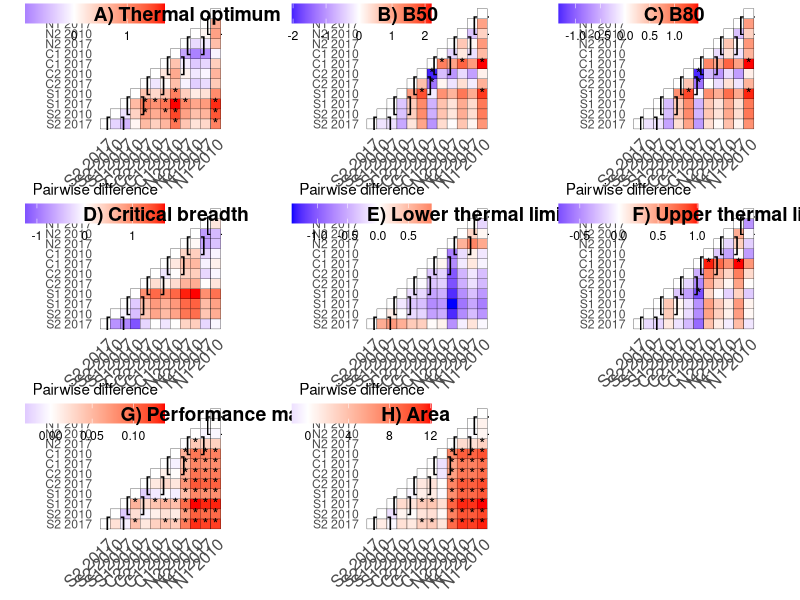

R code for this plot:

#### PROJECT: Mimulus cardinalis TPC project
#### PURPOSE: Plot pairwise comparisons of TPC parameters 
####          between 12 M. cardinalis groups.
#### AUTHOR: Rachel Wooliver
#### DATE LAST MODIFIED: 2020-05-12 by rcw


# The pairwise comparison datasets that we will read in have values representing posterior  
# averages of the column group minus the row group. * denotes probability of one group 
# having a smaller parameter value than another is less than 0.025 or greater than 0.975, 
# and ** denotes probability of one group having a smaller parameter value than anoter is 
# less than 0.01 or greater than 0.99  



###########################
# load packages
###########################
library(reshape2)
library(ggplot2)




# create a matrix the same size as each pairwise comparison table, but containing 
# 0's for comparisons nonessential for hypothesis testing and 1's for comparisons 
# essential for hypothesis testing
boxes <- matrix(0, nrow=12, ncol=12)
boxes[1,2] <- 1
boxes[3,4] <- 1
boxes[5,6] <- 1
boxes[7,8] <- 1
boxes[9,10] <- 1
boxes[11,12] <- 1
get_upper_tri <- function(cormat){
  cormat[lower.tri(cormat)]<- NA
  return(cormat)
}
upper_tri_boxes <- get_upper_tri(boxes)
melted_cormat_boxes <- melt(upper_tri_boxes, na.rm = TRUE)
melted_cormat_boxes$value[which(melted_cormat_boxes$value==0)] <- NA
melted_cormat_boxes$value[which(melted_cormat_boxes$value==1)] <- "[  ]"




##### 
##### thermal optima (same results with raw and back-transformed values):
##### 

# read in data and order N1 2010, N1 2017, N2 2010, N2 2017, C1 2010... S2 2010, S2 2017
dat <- read.csv("Analysis output/pairwise_tables_groups_av_zinf/maximaBT_pairwise_newthresh.csv", 
                row.names=1)[c(1,7,2,8,3,9,4,10,5,11,6,12),c(1,7,2,8,3,9,4,10,5,11,6,12)] 
colnames(dat) <- c("N1 2010", "N1 2017", "N2 2010", "N2 2017",
                   "C1 2010", "C1 2017", "C2 2010", "C2 2017",
                   "S1 2010", "S1 2017", "S2 2010", "S2 2017")
rownames(dat) <- c("N1 2010", "N1 2017", "N2 2010", "N2 2017",
                   "C1 2010", "C1 2017", "C2 2010", "C2 2017",
                   "S1 2010", "S1 2017", "S2 2010", "S2 2017")
dat <- dat[12:1,12:1]



# create a matrix the same size as the pairwise comparison table, but containing 
# 0's for non-significant comparisons and 1's for significant comparisons
aster <- matrix(NA, nrow=12, ncol=12)
for(i in 1:dim(aster)[1]){
  vals <- dat[,i]
  for(j in 1:dim(aster)[1]){
    val <- as.numeric(as.character(vals[j]))
    if(is.na(val)==FALSE){aster[j,i] <- 0} else{aster[j,i] <- 1}
  }
}



# create a matrix the same size as the pairwise comparison table, but containing 
# numeric values (no asterisks)
nums <- matrix(NA, nrow=12, ncol=12)
for(i in 1:dim(nums)[1]){
  nums[,i] <- as.numeric(stringr::str_remove_all(as.character(dat[,i]), "[*]")) * (-1)
}
rownames(nums) <- rownames(dat)
colnames(nums) <- colnames(dat)



# plot heatmap with asterisks for significant comparisons
# datasets: aster (0=nonsignif/1=signif matrix), and nums (values of dat without asterisks)
# http://www.sthda.com/english/wiki/ggplot2-quick-correlation-matrix-heatmap-r-software-and-data-visualization

# Get upper triangle of the correlation matrix
get_upper_tri <- function(cormat){
  cormat[lower.tri(cormat)]<- NA
  return(cormat)
}

upper_tri <- get_upper_tri(nums)

# Melt the correlation matrix
melted_cormat <- melt(upper_tri, na.rm = TRUE)

# Now print asterisks onto heatmap. First get the melted upper triangle of aster
upper_tri_aster <- get_upper_tri(aster)
melted_cormat_aster <- melt(upper_tri_aster, na.rm = TRUE)
melted_cormat_aster$value[which(melted_cormat_aster$value==0)] <- NA
melted_cormat_aster$value[which(melted_cormat_aster$value==1)] <- "*"
melted_cormat$aster <- melted_cormat_aster$value

# put boxes into melted_cormat
melted_cormat$boxes <- melted_cormat_boxes$value


# Set limits of values
limits <- c(min(melted_cormat$value),max(melted_cormat$value))

# Heatmap, where red means y group is greater than x group
ggheatmapTopt <- ggplot(data = melted_cormat, aes(Var2, Var1, fill = value))+
  geom_tile(color = "black")+
  scale_fill_gradient2(low = "blue", high = "red", mid = "white", 
                       midpoint = 0, limit = c(limits), 
                       space = "Lab", 
                       name="Pairwise difference") +
  theme_minimal()+ 
  theme(axis.text.x = element_text(angle = 45, vjust = 1, 
                                   size = 12, hjust = 1))+
  coord_fixed()+
  geom_text(aes(Var2, Var1, label=aster), color = "black", shape=8) +
  geom_text(aes(Var2, Var1, label=boxes), color = "black", size=5) +
  theme(
    axis.title.x = element_blank(),
    axis.title.y = element_blank(),
    panel.grid.major = element_blank(),
    panel.border = element_blank(),
    panel.background = element_blank(),
    axis.ticks = element_blank(),
    legend.justification = c(1, 0),
    legend.position = c(0.6, 0.65),
    legend.direction = "horizontal")+
  guides(fill = guide_colorbar(barwidth = 7, barheight = 1,
                               title.position = "top", title.hjust = 0.5))







##### 
##### x_min:
##### 

dat <- read.csv("Analysis output/pairwise_tables_groups_av_zinf/x_minBT_pairwise_newthresh.csv", 
                row.names=1)[c(1,7,2,8,3,9,4,10,5,11,6,12),c(1,7,2,8,3,9,4,10,5,11,6,12)] 
colnames(dat) <- c("N1 2010", "N1 2017", "N2 2010", "N2 2017",
                   "C1 2010", "C1 2017", "C2 2010", "C2 2017",
                   "S1 2010", "S1 2017", "S2 2010", "S2 2017")
rownames(dat) <- c("N1 2010", "N1 2017", "N2 2010", "N2 2017",
                   "C1 2010", "C1 2017", "C2 2010", "C2 2017",
                   "S1 2010", "S1 2017", "S2 2010", "S2 2017")
dat <- dat[12:1,12:1]

# create a matrix the same size as the pairwise comparison table, but containing 
# 0's for non-significant comparisons and 1's for significant comparisons
aster <- matrix(NA, nrow=12, ncol=12)
for(i in 1:dim(aster)[1]){
  vals <- dat[,i]
  for(j in 1:dim(aster)[1]){
    val <- as.numeric(as.character(vals[j]))
    if(is.na(val)==FALSE){aster[j,i] <- 0} else{aster[j,i] <- 1}
  }
}

# create a matrix the same size as the pairwise comparison table, but containing 
# numeric values (no asterisks)
nums <- matrix(NA, nrow=12, ncol=12)
for(i in 1:dim(nums)[1]){
  nums[,i] <- as.numeric(stringr::str_remove_all(as.character(dat[,i]), "[*]")) * (-1)
}
rownames(nums) <- rownames(dat)
colnames(nums) <- colnames(dat)



# plot heatmap with asterisks for significant comparisons
# datasets: aster (0=nonsignif/1=signif matrix), and nums (values of dat without asterisks)
# http://www.sthda.com/english/wiki/ggplot2-quick-correlation-matrix-heatmap-r-software-and-data-visualization

# Get upper triangle of the correlation matrix
get_upper_tri <- function(cormat){
  cormat[lower.tri(cormat)]<- NA
  return(cormat)
}

upper_tri <- get_upper_tri(nums)

# Melt the correlation matrix
melted_cormat <- melt(upper_tri, na.rm = TRUE)

# Now print asterisks onto heatmap. First get the melted upper triangle of aster
upper_tri_aster <- get_upper_tri(aster)
melted_cormat_aster <- melt(upper_tri_aster, na.rm = TRUE)
melted_cormat_aster$value[which(melted_cormat_aster$value==0)] <- NA
melted_cormat_aster$value[which(melted_cormat_aster$value==1)] <- "*"
melted_cormat$aster <- melted_cormat_aster$value

# put boxes into melted_cormat
melted_cormat$boxes <- melted_cormat_boxes$value

# Set limits of values
limits <- c(min(melted_cormat$value),max(melted_cormat$value))

# Heatmap, where red means y group is greater than x group
ggheatmapXmin <- ggplot(data = melted_cormat, aes(Var2, Var1, fill = value))+
  geom_tile(color = "black")+
  scale_fill_gradient2(low = "blue", high = "red", mid = "white", 
                       midpoint = 0, limit = c(limits), 
                       space = "Lab", 
                       name="Pairwise difference") +
  theme_minimal()+ 
  theme(axis.text.x = element_text(angle = 45, vjust = 1, 
                                   size = 12, hjust = 1))+
  coord_fixed()+
  geom_text(aes(Var2, Var1, label=aster), color = "black", shape=8) +
  geom_text(aes(Var2, Var1, label=boxes), color = "black", size=5) +
  theme(
    axis.title.x = element_blank(),
    axis.title.y = element_blank(),
    panel.grid.major = element_blank(),
    panel.border = element_blank(),
    panel.background = element_blank(),
    axis.ticks = element_blank(),
    legend.justification = c(1, 0),
    legend.position = c(0.6, 0.65),
    legend.direction = "horizontal")+
  guides(fill = guide_colorbar(barwidth = 7, barheight = 1,
                               title.position = "top", title.hjust = 0.5))







##### 
##### x_max:
##### 

dat <- read.csv("Analysis output/pairwise_tables_groups_av_zinf/x_maxBT_pairwise_newthresh.csv", 
                row.names=1)[c(1,7,2,8,3,9,4,10,5,11,6,12),c(1,7,2,8,3,9,4,10,5,11,6,12)] 
colnames(dat) <- c("N1 2010", "N1 2017", "N2 2010", "N2 2017",
                   "C1 2010", "C1 2017", "C2 2010", "C2 2017",
                   "S1 2010", "S1 2017", "S2 2010", "S2 2017")
rownames(dat) <- c("N1 2010", "N1 2017", "N2 2010", "N2 2017",
                   "C1 2010", "C1 2017", "C2 2010", "C2 2017",
                   "S1 2010", "S1 2017", "S2 2010", "S2 2017")
dat <- dat[12:1,12:1]

# create a matrix the same size as the pairwise comparison table, but containing 
# 0's for non-significant comparisons and 1's for significant comparisons
aster <- matrix(NA, nrow=12, ncol=12)
for(i in 1:dim(aster)[1]){
  vals <- dat[,i]
  for(j in 1:dim(aster)[1]){
    val <- as.numeric(as.character(vals[j]))
    if(is.na(val)==FALSE){aster[j,i] <- 0} else{aster[j,i] <- 1}
  }
}

# create a matrix the same size as the pairwise comparison table, but containing 
# numeric values (no asterisks)
nums <- matrix(NA, nrow=12, ncol=12)
for(i in 1:dim(nums)[1]){
  nums[,i] <- as.numeric(stringr::str_remove_all(as.character(dat[,i]), "[*]")) * (-1)
}
rownames(nums) <- rownames(dat)
colnames(nums) <- colnames(dat)



# plot heatmap with asterisks for significant comparisons
# datasets: aster (0=nonsignif/1=signif matrix), and nums (values of dat without asterisks)
# http://www.sthda.com/english/wiki/ggplot2-quick-correlation-matrix-heatmap-r-software-and-data-visualization

# Get upper triangle of the correlation matrix
get_upper_tri <- function(cormat){
  cormat[lower.tri(cormat)]<- NA
  return(cormat)
}

upper_tri <- get_upper_tri(nums)

# Melt the correlation matrix
melted_cormat <- melt(upper_tri, na.rm = TRUE)

# Now print asterisks onto heatmap. First get the melted upper triangle of aster
upper_tri_aster <- get_upper_tri(aster)
melted_cormat_aster <- melt(upper_tri_aster, na.rm = TRUE)
melted_cormat_aster$value[which(melted_cormat_aster$value==0)] <- NA
melted_cormat_aster$value[which(melted_cormat_aster$value==1)] <- "*"
melted_cormat$aster <- melted_cormat_aster$value

# put boxes into melted_cormat
melted_cormat$boxes <- melted_cormat_boxes$value

# Set limits of values
limits <- c(min(melted_cormat$value),max(melted_cormat$value))

# Heatmap, where red means y group is greater than x group
ggheatmapXmax <- ggplot(data = melted_cormat, aes(Var2, Var1, fill = value))+
  geom_tile(color = "black")+
  scale_fill_gradient2(low = "blue", high = "red", mid = "white", 
                       midpoint = 0, limit = c(limits), 
                       space = "Lab", 
                       name="Pairwise difference") +
  theme_minimal()+ 
  theme(axis.text.x = element_text(angle = 45, vjust = 1, 
                                   size = 12, hjust = 1))+
  coord_fixed()+
  geom_text(aes(Var2, Var1, label=aster), color = "black", shape=8) +
  geom_text(aes(Var2, Var1, label=boxes), color = "black", size=5) +
  theme(
    axis.title.x = element_blank(),
    axis.title.y = element_blank(),
    panel.grid.major = element_blank(),
    panel.border = element_blank(),
    panel.background = element_blank(),
    axis.ticks = element_blank(),
    legend.justification = c(1, 0),
    legend.position = c(0.6, 0.65),
    legend.direction = "horizontal")+
  guides(fill = guide_colorbar(barwidth = 7, barheight = 1,
                               title.position = "top", title.hjust = 0.5))














##### 
##### breadth (B50):
##### 

dat <- read.csv("Analysis output/pairwise_tables_groups_av_zinf/B50_pairwise_newthresh.csv", 
                row.names=1)[c(1,7,2,8,3,9,4,10,5,11,6,12),c(1,7,2,8,3,9,4,10,5,11,6,12)] 
colnames(dat) <- c("N1 2010", "N1 2017", "N2 2010", "N2 2017",
                   "C1 2010", "C1 2017", "C2 2010", "C2 2017",
                   "S1 2010", "S1 2017", "S2 2010", "S2 2017")
rownames(dat) <- c("N1 2010", "N1 2017", "N2 2010", "N2 2017",
                   "C1 2010", "C1 2017", "C2 2010", "C2 2017",
                   "S1 2010", "S1 2017", "S2 2010", "S2 2017")
dat <- dat[12:1,12:1]

# create a matrix the same size as the pairwise comparison table, but containing 
# 0's for non-significant comparisons and 1's for significant comparisons
aster <- matrix(NA, nrow=12, ncol=12)
for(i in 1:dim(aster)[1]){
  vals <- dat[,i]
  for(j in 1:dim(aster)[1]){
    val <- as.numeric(as.character(vals[j]))
    if(is.na(val)==FALSE){aster[j,i] <- 0} else{aster[j,i] <- 1}
  }
}

# create a matrix the same size as the pairwise comparison table, but containing 
# numeric values (no asterisks)
nums <- matrix(NA, nrow=12, ncol=12)
for(i in 1:dim(nums)[1]){
  nums[,i] <- as.numeric(stringr::str_remove_all(as.character(dat[,i]), "[*]")) * (-1)
}
rownames(nums) <- rownames(dat)
colnames(nums) <- colnames(dat)



# plot heatmap with asterisks for significant comparisons
# datasets: aster (0=nonsignif/1=signif matrix), and nums (values of dat without asterisks)
# http://www.sthda.com/english/wiki/ggplot2-quick-correlation-matrix-heatmap-r-software-and-data-visualization

# Get upper triangle of the correlation matrix
get_upper_tri <- function(cormat){
  cormat[lower.tri(cormat)]<- NA
  return(cormat)
}

upper_tri <- get_upper_tri(nums)

# Melt the correlation matrix
melted_cormat <- melt(upper_tri, na.rm = TRUE)

# Now print asterisks onto heatmap. First get the melted upper triangle of aster
upper_tri_aster <- get_upper_tri(aster)
melted_cormat_aster <- melt(upper_tri_aster, na.rm = TRUE)
melted_cormat_aster$value[which(melted_cormat_aster$value==0)] <- NA
melted_cormat_aster$value[which(melted_cormat_aster$value==1)] <- "*"
melted_cormat$aster <- melted_cormat_aster$value

# put boxes into melted_cormat
melted_cormat$boxes <- melted_cormat_boxes$value

# Set limits of values
limits <- c(min(melted_cormat$value),max(melted_cormat$value))

# Heatmap, where red means y group is greater than x group
ggheatmapB50 <- ggplot(data = melted_cormat, aes(Var2, Var1, fill = value))+
  geom_tile(color = "black")+
  scale_fill_gradient2(low = "blue", high = "red", mid = "white", 
                       midpoint = 0, limit = c(limits), 
                       space = "Lab", 
                       name="Pairwise difference") +
  theme_minimal()+ 
  theme(axis.text.x = element_text(angle = 45, vjust = 1, 
                                   size = 12, hjust = 1))+
  coord_fixed()+
  geom_text(aes(Var2, Var1, label=aster), color = "black", shape=8) +
  geom_text(aes(Var2, Var1, label=boxes), color = "black", size=5) +
  theme(
    axis.title.x = element_blank(),
    axis.title.y = element_blank(),
    panel.grid.major = element_blank(),
    panel.border = element_blank(),
    panel.background = element_blank(),
    axis.ticks = element_blank(),
    legend.justification = c(1, 0),
    legend.position = c(0.6, 0.65),
    legend.direction = "horizontal")+
  guides(fill = guide_colorbar(barwidth = 7, barheight = 1,
                               title.position = "top", title.hjust = 0.5))












##### 
##### breadth (B80):
##### 

dat <- read.csv("Analysis output/pairwise_tables_groups_av_zinf/B80_pairwise_newthresh.csv", 
                row.names=1)[c(1,7,2,8,3,9,4,10,5,11,6,12),c(1,7,2,8,3,9,4,10,5,11,6,12)] 
colnames(dat) <- c("N1 2010", "N1 2017", "N2 2010", "N2 2017",
                   "C1 2010", "C1 2017", "C2 2010", "C2 2017",
                   "S1 2010", "S1 2017", "S2 2010", "S2 2017")
rownames(dat) <- c("N1 2010", "N1 2017", "N2 2010", "N2 2017",
                   "C1 2010", "C1 2017", "C2 2010", "C2 2017",
                   "S1 2010", "S1 2017", "S2 2010", "S2 2017")
dat <- dat[12:1,12:1]

# create a matrix the same size as the pairwise comparison table, but containing 
# 0's for non-significant comparisons and 1's for significant comparisons
aster <- matrix(NA, nrow=12, ncol=12)
for(i in 1:dim(aster)[1]){
  vals <- dat[,i]
  for(j in 1:dim(aster)[1]){
    val <- as.numeric(as.character(vals[j]))
    if(is.na(val)==FALSE){aster[j,i] <- 0} else{aster[j,i] <- 1}
  }
}

# create a matrix the same size as the pairwise comparison table, but containing 
# numeric values (no asterisks)
nums <- matrix(NA, nrow=12, ncol=12)
for(i in 1:dim(nums)[1]){
  nums[,i] <- as.numeric(stringr::str_remove_all(as.character(dat[,i]), "[*]")) * (-1)
}
rownames(nums) <- rownames(dat)
colnames(nums) <- colnames(dat)



# plot heatmap with asterisks for significant comparisons
# datasets: aster (0=nonsignif/1=signif matrix), and nums (values of dat without asterisks)
# http://www.sthda.com/english/wiki/ggplot2-quick-correlation-matrix-heatmap-r-software-and-data-visualization

# Get upper triangle of the correlation matrix
get_upper_tri <- function(cormat){
  cormat[lower.tri(cormat)]<- NA
  return(cormat)
}

upper_tri <- get_upper_tri(nums)

# Melt the correlation matrix
melted_cormat <- melt(upper_tri, na.rm = TRUE)

# Now print asterisks onto heatmap. First get the melted upper triangle of aster
upper_tri_aster <- get_upper_tri(aster)
melted_cormat_aster <- melt(upper_tri_aster, na.rm = TRUE)
melted_cormat_aster$value[which(melted_cormat_aster$value==0)] <- NA
melted_cormat_aster$value[which(melted_cormat_aster$value==1)] <- "*"
melted_cormat$aster <- melted_cormat_aster$value

# put boxes into melted_cormat
melted_cormat$boxes <- melted_cormat_boxes$value

# Set limits of values
limits <- c(min(melted_cormat$value),max(melted_cormat$value))

# Heatmap, where red means y group is greater than x group
ggheatmapB80 <- ggplot(data = melted_cormat, aes(Var2, Var1, fill = value))+
  geom_tile(color = "black")+
  scale_fill_gradient2(low = "blue", high = "red", mid = "white", 
                       midpoint = 0, limit = c(limits), 
                       space = "Lab", 
                       name="Pairwise difference") +
  theme_minimal()+ 
  theme(axis.text.x = element_text(angle = 45, vjust = 1, 
                                   size = 12, hjust = 1))+
  coord_fixed()+
  geom_text(aes(Var2, Var1, label=aster), color = "black", shape=8) +
  geom_text(aes(Var2, Var1, label=boxes), color = "black", size=5) +
  theme(
    axis.title.x = element_blank(),
    axis.title.y = element_blank(),
    panel.grid.major = element_blank(),
    panel.border = element_blank(),
    panel.background = element_blank(),
    axis.ticks = element_blank(),
    legend.justification = c(1, 0),
    legend.position = c(0.6, 0.65),
    legend.direction = "horizontal")+
  guides(fill = guide_colorbar(barwidth = 7, barheight = 1,
                               title.position = "top", title.hjust = 0.5))







##### 
##### performance maximum:
##### 

dat <- read.csv("Analysis output/pairwise_tables_groups_av_zinf/max_RGR_pairwise_newthresh.csv", 
                row.names=1)[c(1,7,2,8,3,9,4,10,5,11,6,12),c(1,7,2,8,3,9,4,10,5,11,6,12)] 
colnames(dat) <- c("N1 2010", "N1 2017", "N2 2010", "N2 2017",
                   "C1 2010", "C1 2017", "C2 2010", "C2 2017",
                   "S1 2010", "S1 2017", "S2 2010", "S2 2017")
rownames(dat) <- c("N1 2010", "N1 2017", "N2 2010", "N2 2017",
                   "C1 2010", "C1 2017", "C2 2010", "C2 2017",
                   "S1 2010", "S1 2017", "S2 2010", "S2 2017")
dat <- dat[12:1,12:1]

# create a matrix the same size as the pairwise comparison table, but containing 
# 0's for non-significant comparisons and 1's for significant comparisons
aster <- matrix(NA, nrow=12, ncol=12)
for(i in 1:dim(aster)[1]){
  vals <- dat[,i]
  for(j in 1:dim(aster)[1]){
    val <- as.numeric(as.character(vals[j]))
    if(is.na(val)==FALSE){aster[j,i] <- 0} else{aster[j,i] <- 1}
  }
}

# create a matrix the same size as the pairwise comparison table, but containing 
# numeric values (no asterisks)
nums <- matrix(NA, nrow=12, ncol=12)
for(i in 1:dim(nums)[1]){
  nums[,i] <- as.numeric(stringr::str_remove_all(as.character(dat[,i]), "[*]")) * (-1)
}
rownames(nums) <- rownames(dat)
colnames(nums) <- colnames(dat)



# plot heatmap with asterisks for significant comparisons
# datasets: aster (0=nonsignif/1=signif matrix), and nums (values of dat without asterisks)
# http://www.sthda.com/english/wiki/ggplot2-quick-correlation-matrix-heatmap-r-software-and-data-visualization

# Get upper triangle of the correlation matrix
get_upper_tri <- function(cormat){
  cormat[lower.tri(cormat)]<- NA
  return(cormat)
}

upper_tri <- get_upper_tri(nums)

# Melt the correlation matrix
melted_cormat <- melt(upper_tri, na.rm = TRUE)

# Now print asterisks onto heatmap. First get the melted upper triangle of aster
upper_tri_aster <- get_upper_tri(aster)
melted_cormat_aster <- melt(upper_tri_aster, na.rm = TRUE)
melted_cormat_aster$value[which(melted_cormat_aster$value==0)] <- NA
melted_cormat_aster$value[which(melted_cormat_aster$value==1)] <- "*"
melted_cormat$aster <- melted_cormat_aster$value

# put boxes into melted_cormat
melted_cormat$boxes <- melted_cormat_boxes$value

# Set limits of values
limits <- c(min(melted_cormat$value),max(melted_cormat$value))

# Heatmap, where red means y group is greater than x group
ggheatmapmax_RGR <- ggplot(data = melted_cormat, aes(Var2, Var1, fill = value))+
  geom_tile(color = "black")+
  scale_fill_gradient2(low = "blue", high = "red", mid = "white", 
                       midpoint = 0, limit = c(limits), 
                       space = "Lab", 
                       name="Pairwise difference") +
  theme_minimal()+ 
  theme(axis.text.x = element_text(angle = 45, vjust = 1, 
                                   size = 12, hjust = 1))+
  coord_fixed()+
  geom_text(aes(Var2, Var1, label=aster), color = "black", shape=8) +
  geom_text(aes(Var2, Var1, label=boxes), color = "black", size=5) +
  theme(
    axis.title.x = element_blank(),
    axis.title.y = element_blank(),
    panel.grid.major = element_blank(),
    panel.border = element_blank(),
    panel.background = element_blank(),
    axis.ticks = element_blank(),
    legend.justification = c(1, 0),
    legend.position = c(0.6, 0.65),
    legend.direction = "horizontal")+
  guides(fill = guide_colorbar(barwidth = 7, barheight = 1,
                               title.position = "top", title.hjust = 0.5))







##### 
##### area:
##### 

dat <- read.csv("Analysis output/pairwise_tables_groups_av_zinf/area_pairwise_newthresh.csv", 
                row.names=1)[c(1,7,2,8,3,9,4,10,5,11,6,12),c(1,7,2,8,3,9,4,10,5,11,6,12)] 
colnames(dat) <- c("N1 2010", "N1 2017", "N2 2010", "N2 2017",
                   "C1 2010", "C1 2017", "C2 2010", "C2 2017",
                   "S1 2010", "S1 2017", "S2 2010", "S2 2017")
rownames(dat) <- c("N1 2010", "N1 2017", "N2 2010", "N2 2017",
                   "C1 2010", "C1 2017", "C2 2010", "C2 2017",
                   "S1 2010", "S1 2017", "S2 2010", "S2 2017")
dat <- dat[12:1,12:1]

# create a matrix the same size as the pairwise comparison table, but containing 
# 0's for non-significant comparisons and 1's for significant comparisons
aster <- matrix(NA, nrow=12, ncol=12)
for(i in 1:dim(aster)[1]){
  vals <- dat[,i]
  for(j in 1:dim(aster)[1]){
    val <- as.numeric(as.character(vals[j]))
    if(is.na(val)==FALSE){aster[j,i] <- 0} else{aster[j,i] <- 1}
  }
}

# create a matrix the same size as the pairwise comparison table, but containing 
# numeric values (no asterisks)
nums <- matrix(NA, nrow=12, ncol=12)
for(i in 1:dim(nums)[1]){
  nums[,i] <- as.numeric(stringr::str_remove_all(as.character(dat[,i]), "[*]")) * (-1)
}
rownames(nums) <- rownames(dat)
colnames(nums) <- colnames(dat)



# plot heatmap with asterisks for significant comparisons
# datasets: aster (0=nonsignif/1=signif matrix), and nums (values of dat without asterisks)
# http://www.sthda.com/english/wiki/ggplot2-quick-correlation-matrix-heatmap-r-software-and-data-visualization

# Get upper triangle of the correlation matrix
get_upper_tri <- function(cormat){
  cormat[lower.tri(cormat)]<- NA
  return(cormat)
}

upper_tri <- get_upper_tri(nums)

# Melt the correlation matrix
melted_cormat <- melt(upper_tri, na.rm = TRUE)

# Now print asterisks onto heatmap. First get the melted upper triangle of aster
upper_tri_aster <- get_upper_tri(aster)
melted_cormat_aster <- melt(upper_tri_aster, na.rm = TRUE)
melted_cormat_aster$value[which(melted_cormat_aster$value==0)] <- NA
melted_cormat_aster$value[which(melted_cormat_aster$value==1)] <- "*"
melted_cormat$aster <- melted_cormat_aster$value

# put boxes into melted_cormat
melted_cormat$boxes <- melted_cormat_boxes$value

# Set limits of values
limits <- c(min(melted_cormat$value),max(melted_cormat$value))

# Heatmap, where red means y group is greater than x group
ggheatmapArea <- ggplot(data = melted_cormat, aes(Var2, Var1, fill = value))+
  geom_tile(color = "black")+
  scale_fill_gradient2(low = "blue", high = "red", mid = "white", 
                       midpoint = 0, limit = c(limits), 
                       space = "Lab", 
                       name="Pairwise difference") +
  theme_minimal()+ 
  theme(axis.text.x = element_text(angle = 45, vjust = 1, 
                                   size = 12, hjust = 1))+
  coord_fixed()+
  geom_text(aes(Var2, Var1, label=aster), color = "black", shape=8) +
  geom_text(aes(Var2, Var1, label=boxes), color = "black", size=5) +
  theme(
    axis.title.x = element_blank(),
    axis.title.y = element_blank(),
    panel.grid.major = element_blank(),
    panel.border = element_blank(),
    panel.background = element_blank(),
    axis.ticks = element_blank(),
    legend.justification = c(1, 0),
    legend.position = c(0.6, 0.65),
    legend.direction = "horizontal")+
  guides(fill = guide_colorbar(barwidth = 7, barheight = 1,
                               title.position = "top", title.hjust = 0.5))






##### 
##### critical breadth:
##### 

dat <- read.csv("Analysis output/pairwise_tables_groups_av_zinf/breadthBT_pairwise_newthresh.csv", 
                row.names=1)[c(1,7,2,8,3,9,4,10,5,11,6,12),c(1,7,2,8,3,9,4,10,5,11,6,12)] 
colnames(dat) <- c("N1 2010", "N1 2017", "N2 2010", "N2 2017",
                   "C1 2010", "C1 2017", "C2 2010", "C2 2017",
                   "S1 2010", "S1 2017", "S2 2010", "S2 2017")
rownames(dat) <- c("N1 2010", "N1 2017", "N2 2010", "N2 2017",
                   "C1 2010", "C1 2017", "C2 2010", "C2 2017",
                   "S1 2010", "S1 2017", "S2 2010", "S2 2017")
dat <- dat[12:1,12:1]

# create a matrix the same size as the pairwise comparison table, but containing 
# 0's for non-significant comparisons and 1's for significant comparisons
aster <- matrix(NA, nrow=12, ncol=12)
for(i in 1:dim(aster)[1]){
  vals <- dat[,i]
  for(j in 1:dim(aster)[1]){
    val <- as.numeric(as.character(vals[j]))
    if(is.na(val)==FALSE){aster[j,i] <- 0} else{aster[j,i] <- 1}
  }
}

# create a matrix the same size as the pairwise comparison table, but containing 
# numeric values (no asterisks)
nums <- matrix(NA, nrow=12, ncol=12)
for(i in 1:dim(nums)[1]){
  nums[,i] <- as.numeric(stringr::str_remove_all(as.character(dat[,i]), "[*]")) * (-1)
}
rownames(nums) <- rownames(dat)
colnames(nums) <- colnames(dat)



# plot heatmap with asterisks for significant comparisons
# datasets: aster (0=nonsignif/1=signif matrix), and nums (values of dat without asterisks)
# http://www.sthda.com/english/wiki/ggplot2-quick-correlation-matrix-heatmap-r-software-and-data-visualization

# Get upper triangle of the correlation matrix
get_upper_tri <- function(cormat){
  cormat[lower.tri(cormat)]<- NA
  return(cormat)
}

upper_tri <- get_upper_tri(nums)

# Melt the correlation matrix
melted_cormat <- melt(upper_tri, na.rm = TRUE)

# Now print asterisks onto heatmap. First get the melted upper triangle of aster
upper_tri_aster <- get_upper_tri(aster)
melted_cormat_aster <- melt(upper_tri_aster, na.rm = TRUE)
melted_cormat_aster$value[which(melted_cormat_aster$value==0)] <- NA
melted_cormat_aster$value[which(melted_cormat_aster$value==1)] <- "*"
melted_cormat$aster <- melted_cormat_aster$value

# put boxes into melted_cormat
melted_cormat$boxes <- melted_cormat_boxes$value

# Set limits of values
limits <- c(min(melted_cormat$value),max(melted_cormat$value))

# Heatmap, where red means y group is greater than x group
ggheatmapBreadth <- ggplot(data = melted_cormat, aes(Var2, Var1, fill = value))+
  geom_tile(color = "black")+
  scale_fill_gradient2(low = "blue", high = "red", mid = "white", 
                       midpoint = 0, limit = c(limits), 
                       space = "Lab", 
                       name="Pairwise difference") +
  theme_minimal()+ 
  theme(axis.text.x = element_text(angle = 45, vjust = 1, 
                                   size = 12, hjust = 1))+
  coord_fixed()+
  geom_text(aes(Var2, Var1, label=aster), color = "black", shape=8) +
  geom_text(aes(Var2, Var1, label=boxes), color = "black", size=5) +
  theme(
    axis.title.x = element_blank(),
    axis.title.y = element_blank(),
    panel.grid.major = element_blank(),
    panel.border = element_blank(),
    panel.background = element_blank(),
    axis.ticks = element_blank(),
    legend.justification = c(1, 0),
    legend.position = c(0.6, 0.65),
    legend.direction = "horizontal")+
  guides(fill = guide_colorbar(barwidth = 7, barheight = 1,
                               title.position = "top", title.hjust = 0.5))











################ Plot everything together
# Heatmaps indicate pairwise difference between groups,
# where red means x group is greater than y group 
# and, blue means x group is less than y group
# comparisons with brackets indicate those that compare
# years within each population.




library(ggpubr)
theme_set(theme_minimal())
pdf("Figures/Figure S4_zinf.pdf", height=15, width=15)
figure <- ggarrange(ggheatmapTopt, ggheatmapB50, ggheatmapB80, 
                    ggheatmapBreadth, ggheatmapXmin, ggheatmapXmax,
                    ggheatmapmax_RGR, ggheatmapArea, 
                    labels = c("A) Thermal optimum", "B) B50", "C) B80",
                               "D) Critical breadth","E) Lower thermal limit", "F) Upper thermal limit", 
                               "G) Performance maximum", "H) Area"),
                    label.x = c(0,0.3,0.3,0,0,0,0,0.3), label.y=1, 
                    ncol = 3, nrow = 3)
figure
dev.off()
 







